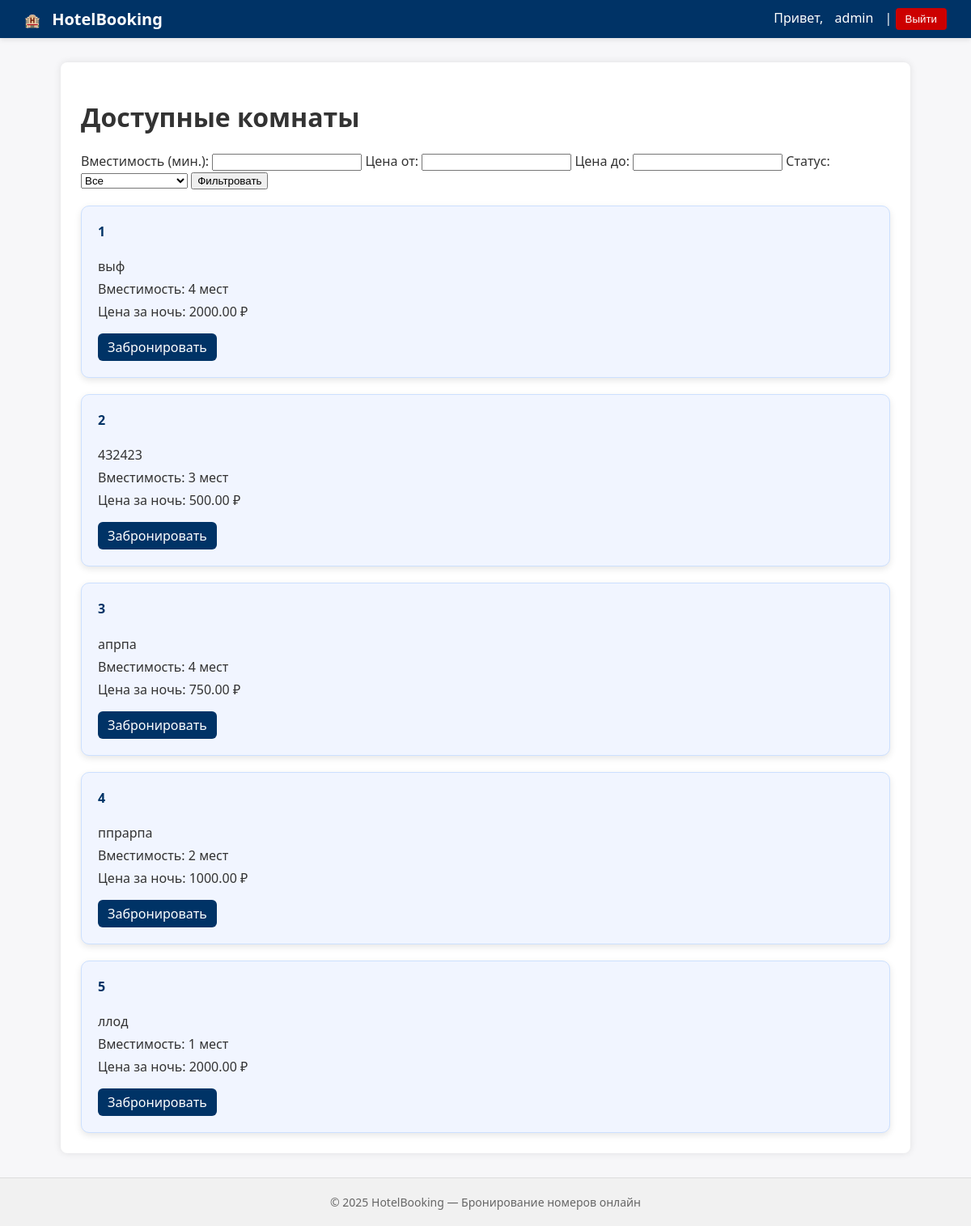
The app's page /booking/rooms/ (signed in), older data.
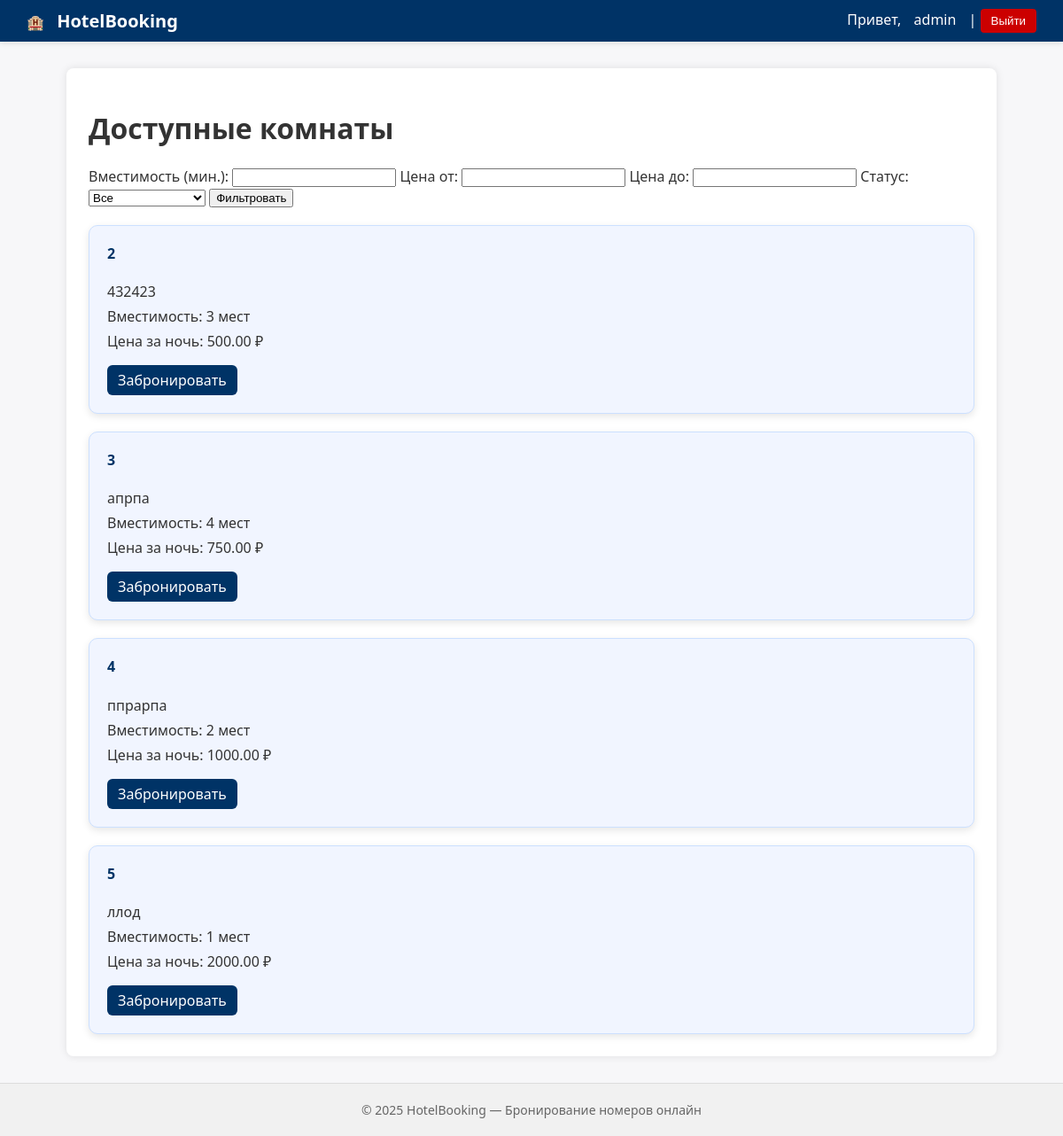
The same page, newer data.
### booking_app/models.py (models this page shows, shortened)
class Room(models.Model):
    STATUS_CHOICES = (
        ('available', 'Доступен'),
        ('occupied', 'Занят'),
    )
    title = models.CharField(max_length=100)
    description = models.TextField()
    capacity = models.PositiveIntegerField()
    price_per_night = models.DecimalField(max_digits=8, decimal_places=2)
    status = models.CharField(max_length=10, choices=STATUS_CHOICES, default='available')
    objects = models.Manager()

### booking_app/views.py (the view)
# urls.py: path('rooms/', room_list, name='room_list'),
@login_required
def room_list(request):
    rooms = Room.objects.filter(status='available')
    capacity = request.GET.get('capacity')
    price_min = request.GET.get('price_min')
    price_max = request.GET.get('price_max')
    filters = {'status': 'available'}
    if capacity:
        filters['capacity__gte'] = capacity
    if price_min:
        filters['price_per_night__gte'] = price_min
    if price_max:
        filters['price_per_night__lte'] = price_max
    rooms = Room.objects.filter(**filters)
    return render(request, 'booking_app/room_list.html', {'rooms': rooms})

### booking_app/templates/booking_app/room_list.html (shortened to what this page needs)
{% extends 'base.html' %}
{% block content %}
<h1>Доступные комнаты</h1>
<form method="get" class="filter-form" style="margin-bottom: 20px;">
    <label>Вместимость (мин.):</label>
    <input type="number" name="capacity" value="{{ request.GET.capacity }}">
    <label>Цена от:</label>
    <input type="number" name="price_min" value="{{ request.GET.price_min }}">
    <label>Цена до:</label>
    <input type="number" name="price_max" value="{{ request.GET.price_max }}">
    <label>Статус:</label>
    <select name="status">
        <option value="">Все</option>
    </select>
    <button type="submit">Фильтровать</button>
</form>
<div class="rooms-list">
    {% for room in rooms %}
        <div class="room-card">
            <h4>{{ room.title }}</h4>
            <p>{{ room.description }}</p>
            <p>Вместимость: {{ room.capacity }} мест</p>
            <p>Цена за ночь: {{ room.price_per_night }} ₽</p>
            <a href="{% url 'booking_app:book_room' room.id %}">Забронировать</a>
        </div>
    {% empty %}
        <p>Нет доступных комнат</p>
    {% endfor %}
</div>
{% endblock %}

Row changes from the older to the newer data that the page shows:
no longer on this page (row edited): Room: title "1", description "выф", capacity "4", price_per_night "2000.00"
